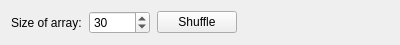
<?xml version="1.0" encoding="UTF-8"?>
<ui version="4.0">
 <class>SortingLeftTitleUi</class>
 <widget class="QWidget" name="SortingLeftTitleUi">
  <property name="geometry">
   <rect>
    <x>0</x>
    <y>0</y>
    <width>400</width>
    <height>38</height>
   </rect>
  </property>
  <property name="windowTitle">
   <string>SortingLeftTitleUi</string>
  </property>
  <layout class="QHBoxLayout" name="horizontalLayout">
   <property name="spacing">
    <number>7</number>
   </property>
   <item>
    <widget class="QLabel" name="label">
     <property name="text">
      <string>Size of array:</string>
     </property>
    </widget>
   </item>
   <item>
    <widget class="QSpinBox" name="SizeSpinBox">
     <property name="minimum">
      <number>10</number>
     </property>
     <property name="maximum">
      <number>10000</number>
     </property>
     <property name="value">
      <number>30</number>
     </property>
    </widget>
   </item>
   <item>
    <widget class="QPushButton" name="ShuffleBtn">
     <property name="text">
      <string>Shuffle</string>
     </property>
    </widget>
   </item>
   <item>
    <spacer name="horizontalSpacer">
     <property name="orientation">
      <enum>Qt::Horizontal</enum>
     </property>
     <property name="sizeHint" stdset="0">
      <size>
       <width>40</width>
       <height>20</height>
      </size>
     </property>
    </spacer>
   </item>
  </layout>
 </widget>
 <layoutdefault spacing="6" margin="11"/>
 <resources/>
 <connections/>
</ui>
